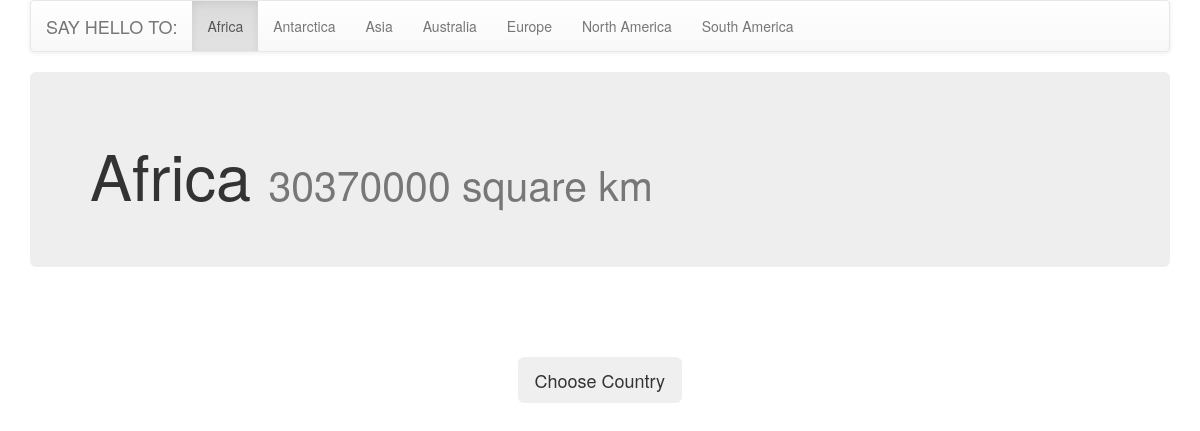
/helloworld/continent/1/, run on the app's committed database.
### helloworld/models.py (models this page shows)
class Continent(models.Model):
	name = models.CharField(max_length=15)
	area = models.IntegerField(default=0)
	def __unicode__(self):
		return self.name

### helloworld/views.py (the view)
# urls.py: url(r'^continent/(?P<continent_id>\d+)/$',views.continent,name="continent"),
def continent(request, continent_id):
	continents = Continent.objects.all()
	chosen_continent = get_object_or_404(Continent, pk=continent_id)
	return render(request,"helloworld/continent.html",{"continent":chosen_continent, "continents": continents})

### helloworld/templates/helloworld/continent.html (shortened to what this page needs)
{% extends 'helloworld/base.html' %}
{% block content %}
<div class="container">
	<div class="row">
		<div class="col-md-12">
			<div class="jumbotron">
				<h1>
				{{ continent.name }}
				<small>{{ continent.area }} square km</small>
				</h1>
			</div>
		</div>
	</div>
	<div class="row">
		<br/><br/><br/>
		<div class="col-md-1 col-md-offset-5">
			<button class="btn btn-lg" data-toggle="modal" data-target="#country-modal">
			  Choose Country
			</button>
		</div>
	</div>
</div>
{% endblock %}

### helloworld/templates/helloworld/base.html (shortened to what this page needs)
{% load staticfiles %}
<!DOCTYPE html>
<html>
<head>
	<link rel="stylesheet" type="text/css" href="//netdna.bootstrapcdn.com/bootstrap/3.0.3/css/bootstrap.min.css">
	<link rel="stylesheet" type="text/css" href="//netdna.bootstrapcdn.com/bootstrap/3.0.3/css/bootstrap-theme.min.css">
</head>
<body>
{% block navbar %}
	<div class="container">
		<div class="row">
			<div class="col-md-12">
				<div class="navbar navbar-default ">
					<div class="navbar-header">
				    	<a class="navbar-brand" href="{% url 'welcome' %}">SAY HELLO TO:</a>
				  	</div>
	  				<div class="collapse navbar-collapse">
	  					<ul class="nav navbar-nav">
	  						{% for cont in continents %}
	  							{% ifequal cont.id continent.id %}
	  								<li class="active dropdown">
  										<a  id="drop{{ cont }}" href="{% url 'continent' cont.id %}">{{ cont.name }}</a>
  									</li>
	  							{% else %}
	  								<li class="dropdown">
  										<a id="drop{{ cont }}" href="{% url 'continent' cont.id %}">{{ cont.name }}</a>
  									</li>
	  							{% endifequal %}
	  						{% endfor %}
	  					</ul>
	  				</div>
				</div>
			</div>
		</div>
	</div>
{% endblock %}
{% block content %}{% endblock %}
</body>
</html>

### data on the page
Continent: name "Africa", area "30370000"
Continent: name "Antarctica"
Continent: name "Asia"
Continent: name "Australia"
Continent: name "Europe"
Continent: name "North America"
Continent: name "South America"
